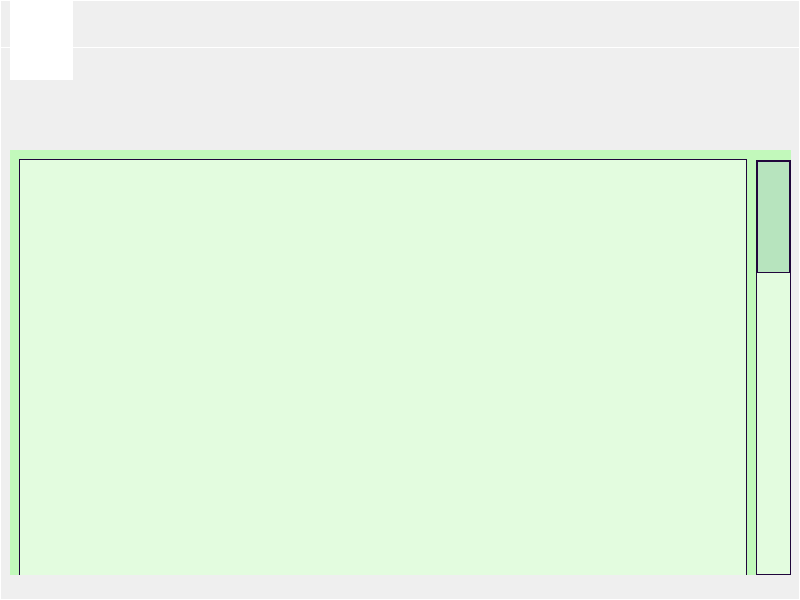
<?xml version="1.0" encoding="UTF-8"?>
<ui version="4.0">
 <class>statsBox</class>
 <widget class="QWidget" name="statsBox">
  <property name="geometry">
   <rect>
    <x>0</x>
    <y>0</y>
    <width>800</width>
    <height>600</height>
   </rect>
  </property>
  <property name="windowTitle">
   <string>Form</string>
  </property>
  <widget class="QScrollArea" name="scrollArea">
   <property name="geometry">
    <rect>
     <x>10</x>
     <y>150</y>
     <width>781</width>
     <height>425</height>
    </rect>
   </property>
   <property name="styleSheet">
    <string notr="true">#scrollArea{
border: none;
background-color: rgb(194, 249, 187);
}

/* Vertical Scrollbar */

QScrollBar:vertical{
	border: 1px solid rgb(32, 6, 59);
	background-color: rgb(227, 252, 223);
	width: 35px;
	margin: 10px 0 0px;
}
QScrollBar:add-page:vertical{
	background-color: rgb(227, 252, 223);
}
QScrollBar:sub-page:vertical{
	background-color: rgb(227, 252, 223);
}

/* Handlebar Vertical */

QScrollBar::handle::vertical{
	border: 1px solid rgb(32, 6, 59);
	min-height: 110px;
	background-color: rgb(183, 228, 190);
}
QScrollBar::handle:vertical:hover{
	background-color: rgb(32, 6, 59);
}
/*Scrollbar top buttons */
QScrollBar::sub-line:vertical{
	border: none;
	width: 0px;
	height: 0px;
	background-color: rgb(227, 252, 223);
}
/*Scrollbar bottom buttons */
QScrollBar::add-line:vertical{
	border: none;
	width: 0px;
	height: 0px;
	background-color: rgb(227, 252, 223);
}</string>
   </property>
   <property name="widgetResizable">
    <bool>true</bool>
   </property>
   <widget class="QWidget" name="scrollAreaWidgetContents">
    <property name="geometry">
     <rect>
      <x>0</x>
      <y>0</y>
      <width>746</width>
      <height>9018</height>
     </rect>
    </property>
    <property name="styleSheet">
     <string notr="true">background-color: rgb(194, 249, 187);</string>
    </property>
    <layout class="QVBoxLayout" name="verticalLayout">
     <item>
      <widget class="QFrame" name="scrollWindow">
       <property name="minimumSize">
        <size>
         <width>100</width>
         <height>9000</height>
        </size>
       </property>
       <property name="styleSheet">
        <string notr="true">background-color: rgb(227, 252, 223);
border: 1px solid rgb(32, 6, 59);</string>
       </property>
       <property name="frameShape">
        <enum>QFrame::StyledPanel</enum>
       </property>
       <property name="frameShadow">
        <enum>QFrame::Raised</enum>
       </property>
      </widget>
     </item>
    </layout>
   </widget>
  </widget>
  <widget class="QGraphicsView" name="border2">
   <property name="geometry">
    <rect>
     <x>799</x>
     <y>1</y>
     <width>1</width>
     <height>600</height>
    </rect>
   </property>
   <property name="styleSheet">
    <string notr="true">#border2{
background-color:transparent;
border-image:url(:/resources/Div Line.png);
background: none;
border: none;
background-repeat: none;
}</string>
   </property>
  </widget>
  <widget class="QGraphicsView" name="border3">
   <property name="geometry">
    <rect>
     <x>0</x>
     <y>0</y>
     <width>800</width>
     <height>1</height>
    </rect>
   </property>
   <property name="styleSheet">
    <string notr="true">#border3{
background-color:transparent;
border-image:url(:/resources/Div Line.png);
background: none;
border: none;
background-repeat: none;
}</string>
   </property>
  </widget>
  <widget class="QGraphicsView" name="border1">
   <property name="geometry">
    <rect>
     <x>0</x>
     <y>0</y>
     <width>1</width>
     <height>600</height>
    </rect>
   </property>
   <property name="styleSheet">
    <string notr="true">#border1{
background-color:transparent;
border-image:url(:/resources/Div Line.png);
background: none;
border: none;
background-repeat: none;
}</string>
   </property>
  </widget>
  <widget class="QGraphicsView" name="border4">
   <property name="geometry">
    <rect>
     <x>0</x>
     <y>599</y>
     <width>800</width>
     <height>1</height>
    </rect>
   </property>
   <property name="styleSheet">
    <string notr="true">#border4{
background-color:transparent;
border-image:url(:/resources/Div Line.png);
background: none;
border: none;
background-repeat: none;
}</string>
   </property>
  </widget>
  <widget class="QGraphicsView" name="titleBar">
   <property name="geometry">
    <rect>
     <x>0</x>
     <y>47</y>
     <width>800</width>
     <height>1</height>
    </rect>
   </property>
   <property name="styleSheet">
    <string notr="true">#titleBar{
background-color:transparent;
border-image:url(:/resources/Div Line.png);
background: none;
border: none;
background-repeat: none;
}</string>
   </property>
  </widget>
  <widget class="QPushButton" name="closeBtn">
   <property name="geometry">
    <rect>
     <x>755</x>
     <y>5</y>
     <width>35</width>
     <height>35</height>
    </rect>
   </property>
   <property name="styleSheet">
    <string notr="true">#closeBtn{
background-color:transparent;
border-image: url(:/resources/Close.png);
background: none;
border: none;
background-repeat: none;
}</string>
   </property>
   <property name="text">
    <string/>
   </property>
  </widget>
  <widget class="QGraphicsView" name="statsTitle">
   <property name="geometry">
    <rect>
     <x>10</x>
     <y>0</y>
     <width>63</width>
     <height>80</height>
    </rect>
   </property>
   <property name="styleSheet">
    <string notr="true">#statsTitle{
background-color:transparent;
border-image: url(:/resources/statsTitle.png);
background: none;
border: none;
background-repeat: none;
}</string>
   </property>
  </widget>
  <widget class="QPushButton" name="dateBtn">
   <property name="geometry">
    <rect>
     <x>10</x>
     <y>67</y>
     <width>109</width>
     <height>76</height>
    </rect>
   </property>
   <property name="styleSheet">
    <string notr="true">#dateBtn{
background-color:transparent;
border-image: url(:/resources/dateBtn.png);
background: none;
border: none;
background-repeat: none;
}</string>
   </property>
   <property name="text">
    <string/>
   </property>
  </widget>
  <widget class="QPushButton" name="pomodoroBtn">
   <property name="geometry">
    <rect>
     <x>253</x>
     <y>67</y>
     <width>191</width>
     <height>76</height>
    </rect>
   </property>
   <property name="styleSheet">
    <string notr="true">#pomodoroBtn{
background-color:transparent;
border-image: url(:/resources/pomodoroBtn.png);
background: none;
border: none;
background-repeat: none;
}</string>
   </property>
   <property name="text">
    <string/>
   </property>
  </widget>
  <widget class="QPushButton" name="durationBtn">
   <property name="geometry">
    <rect>
     <x>579</x>
     <y>67</y>
     <width>164</width>
     <height>76</height>
    </rect>
   </property>
   <property name="styleSheet">
    <string notr="true">#durationBtn{
background-color:transparent;
border-image: url(:/resources/durationBtn.png);
background: none;
border: none;
background-repeat: none;
}</string>
   </property>
   <property name="text">
    <string/>
   </property>
  </widget>
 </widget>
 <resources/>
 <connections/>
</ui>
